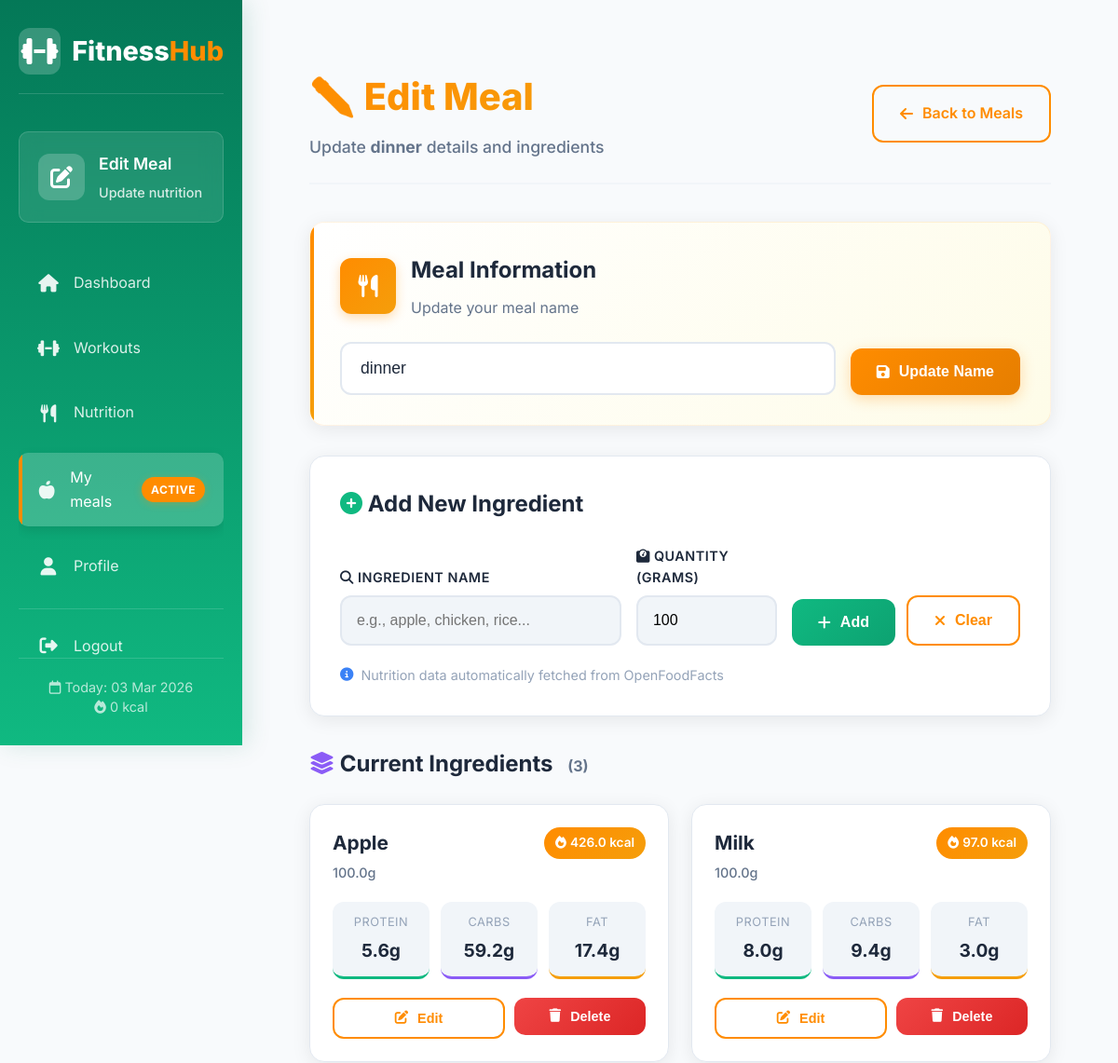
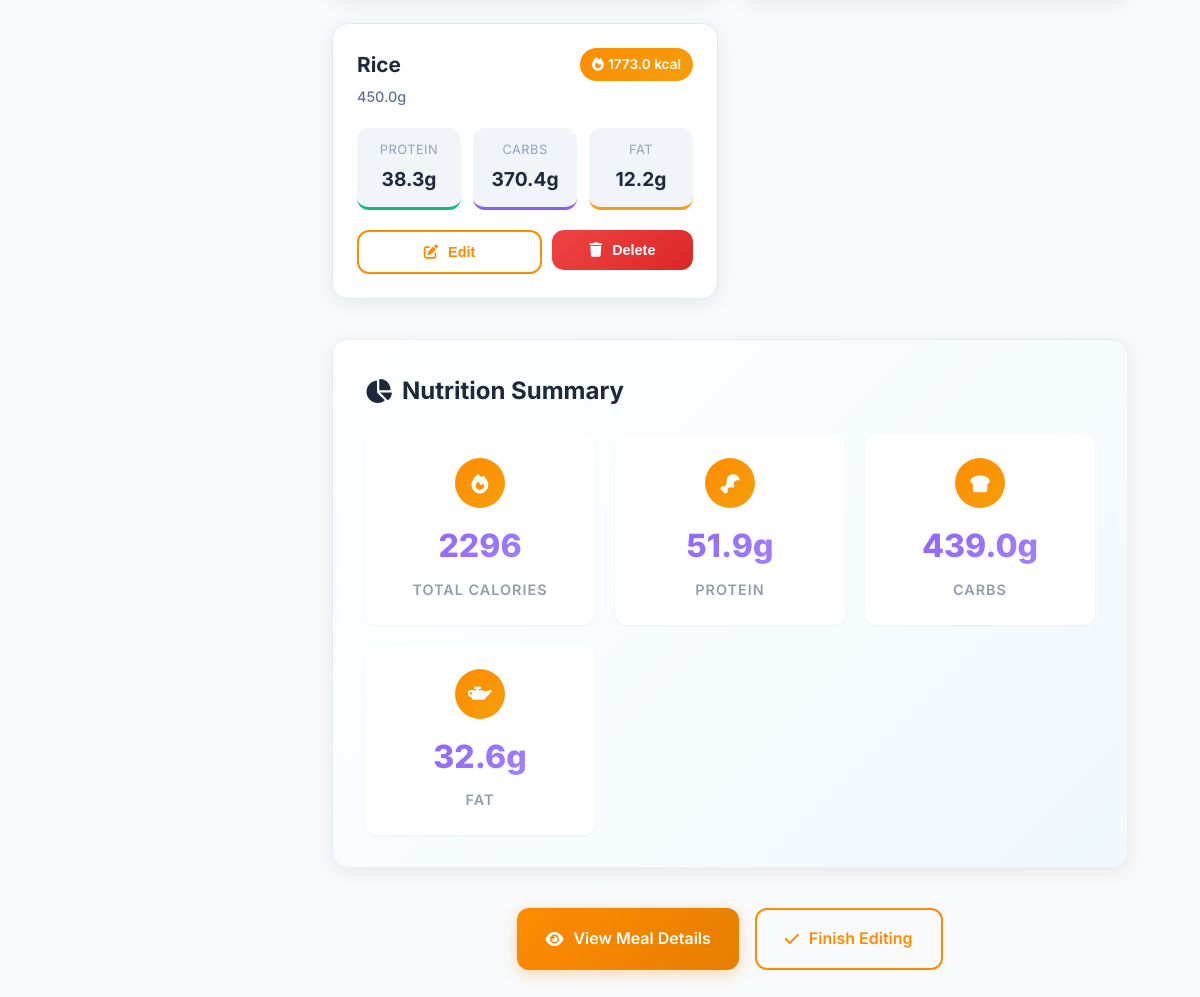
Page /meals/meal/121/edit/ (signed in) on the committed database (2 pictures, top to bottom).
### meals/models.py (models this page shows, shortened)
class Meal(models.Model):
    user = models.ForeignKey(User, on_delete=models.CASCADE)
    name = models.CharField(max_length=100)
    date = models.DateField(auto_now_add=True)
    total_calories = models.FloatField(default=0)

class Ingredient(models.Model):
    meal = models.ForeignKey(Meal, on_delete=models.CASCADE, related_name='ingredients')
    name = models.CharField(max_length=100)
    calories = models.FloatField(default=0)
    protein = models.FloatField(default=0)  # en grammes
    carbs = models.FloatField(default=0)    # en grammes
    fat = models.FloatField(default=0)      # en grammes
    quantity = models.FloatField(default=100)

### meals/views.py (the view, shortened to what this page needs)
# urls.py: path('meal/<int:meal_id>/edit/', views.edit_meal, name='edit_meal'),
@login_required
def edit_meal(request, meal_id):
    meal = get_object_or_404(Meal, id=meal_id, user=request.user)
    ingredients = meal.ingredients.all()
    totals = calculate_meal_totals(meal)
    return render(request, 'meals/edit_meal.html', {
        'meal': meal,
        'ingredients': ingredients,
        'total_calories': totals['calories'],
        'total_protein': totals['protein'],
        'total_carbs': totals['carbs'],
        'total_fat': totals['fat'],
    })

### meals/views.py (called while the page is built)
def calculate_meal_totals(meal):
    ingredients = meal.ingredients.all()
    return {
        'calories': max(0, round(sum(max(0, i.calories or 0) for i in ingredients), 2)),
        'protein': max(0, round(sum(max(0, i.protein or 0) for i in ingredients), 2)),
        'carbs': max(0, round(sum(max(0, i.carbs or 0) for i in ingredients), 2)),
        'fat': max(0, round(sum(max(0, i.fat or 0) for i in ingredients), 2)),
    }

### meals/templates/meals/edit_meal.html (shortened to what this page needs)
{% load static %}
<!DOCTYPE html>
<html lang="en">
<head>
    <link rel="stylesheet" href="{% static 'workouts/css/workout_plan2.css' %}">
    <link rel="stylesheet" href="{% static 'meals/css/edit_meal_modern.css' %}">
    <link rel="stylesheet" href="https://cdnjs.cloudflare.com/ajax/libs/font-awesome/6.4.0/css/all.min.css">
</head>
<body>
<div class="dashboard-container">
    <aside class="sidebar">
        <div class="logo">
            <i class="fas fa-dumbbell"></i>
            <h1>Fitness<span>Hub</span></h1>
        </div>
        <div class="user-info">
            <div class="goal-display">
                <div class="goal-icon">
                    <i class="fas fa-edit"></i>
                </div>
                <div>
                    <h3>Edit Meal</h3>
                    <p>Update nutrition</p>
                </div>
            </div>
        </div>
        <nav class="sidebar-nav">
            <div class="nav-item">
                <a href="{% url 'home' %}">
                    <i class="fas fa-home"></i>
                    <span>Dashboard</span>
                </a>
            </div>
            <div class="nav-item">
                <a href="{% url 'workout_plan' %}">
                    <i class="fas fa-dumbbell"></i>
                    <span>Workouts</span>
                </a>
            </div>
            <div class="nav-item">
                <a href="{% url 'nutrition:nutrition_plan' %}">
                    <i class="fas fa-utensils"></i>
                    <span>Nutrition</span>
                </a>
            </div>
            <div class="nav-item">
                <a href="{% url 'my_meals' %}" class="active">
                    <i class="fas fa-apple-alt"></i>
                    <span>My meals</span>
                    <span class="badge">Active</span>
                </a>
            </div>
            <div class="nav-item">
                <a href="{% url 'profile' %}">
                    <i class="fas fa-user"></i>
                    <span>Profile</span>
                </a>
            </div>
            <div class="nav-item logout-item">
                <form method="POST" action="{% url 'logout' %}" class="logout-form-sidebar">
                    <button type="submit" class="logout-button">
                        <i class="fas fa-sign-out-alt"></i>
                        <span>Logout</span>
                    </button>
                </form>
            </div>
        </nav>
        <div class="sidebar-footer">
            <p><i class="far fa-calendar"></i> Today: {% now "d M Y" %}</p>
            <p><i class="fas fa-fire"></i> {{ meal.total_calories|floatformat:0 }} kcal</p>
        </div>
    </aside>
    <main class="main-content">
        <div class="edit-container">
            <header class="edit-header animate-fade-in">
                <div class="edit-header-content">
                    <h1>✏️ Edit Meal</h1>
                    <p>Update <strong>{{ meal.name }}</strong> details and ingredients</p>
                </div>
                <div class="edit-header-actions">
                    <a href="{% url 'my_meals' %}" class="btn-modern btn-modern-outline">
                        <i class="fas fa-arrow-left"></i> Back to Meals
                    </a>
                </div>
            </header>
            <section class="meal-info-card animate-fade-in" style="animation-delay: 0.1s">
                <div class="meal-info-header">
                    <div class="meal-info-icon">
                        <i class="fas fa-utensils"></i>
                    </div>
                    <div style="flex: 1">
                        <h2 style="margin: 0 0 8px 0; color: var(--edit-text);">Meal Information</h2>
                        <p style="color: var(--edit-text-secondary); margin: 0;">Update your meal name</p>
                    </div>
                </div>
                <form method="POST" class="meal-name-form">
                    <input type="text"
                           name="meal_name"
                           value="{{ meal.name }}"
                           placeholder="Enter meal name..."
                           required>
                    <button type="submit" name="update_meal_name" class="btn-modern btn-modern-primary">
                        <i class="fas fa-save"></i> Update Name
                    </button>
                </form>
            </section>
            <section class="add-ingredient-card animate-fade-in" style="animation-delay: 0.2s">
                <h2 style="margin: 0 0 24px 0; color: var(--edit-text); font-size: 1.5rem;">
                    <i class="fas fa-plus-circle" style="color: var(--edit-success);"></i> Add New Ingredient
                </h2>
                <form method="POST" class="add-ingredient-form" id="addIngredientForm">
                    <div class="form-input-group">
                        <label for="ingredientInput"><i class="fas fa-search"></i> Ingredient Name</label>
                        <input type="text"
                               name="ingredient_name"
                               id="ingredientInput"
                               list="ingredientsList"
                               placeholder="e.g., apple, chicken, rice..."
                               autocomplete="off"
                               required>
                    </div>
                    <div class="form-input-group">
                        <label for="quantityInput"><i class="fas fa-weight"></i> Quantity (grams)</label>
                        <input type="number"
                               name="quantity"
                               id="quantityInput"
                               value="100"
                               min="1"
                               step="1"
                               required>
                    </div>
                    <div style="display: flex; align-items: flex-end; gap: 12px;">
                        <button type="submit" name="add_ingredient" class="btn-modern btn-modern-success">
                            <i class="fas fa-plus"></i> Add
                        </button>
                        <button type="button" class="btn-modern btn-modern-outline" onclick="clearIngredientInput()">
                            <i class="fas fa-times"></i> Clear
                        </button>
                    </div>
                </form>
                <p style="color: var(--edit-text-muted); margin: 20px 0 0 0; font-size: 0.9rem; display: flex; align-items: center; gap: 8px;">
                    <i class="fas fa-info-circle" style="color: var(--edit-info);"></i>
                    Nutrition data automatically fetched from OpenFoodFacts
                </p>
            </section>
            <section class="animate-fade-in" style="animation-delay: 0.3s">
                <div style="display: flex; justify-content: space-between; align-items: center; margin-bottom: 24px;">
                    <h2 style="margin: 0; color: var(--edit-text); font-size: 1.5rem;">
                        <i class="fas fa-layer-group" style="color: var(--edit-secondary);"></i> Current Ingredients
                        <span style="color: var(--edit-text-secondary); font-size: 1rem; margin-left: 10px;">
                            ({{ ingredients|length }})
                        </span>
                    </h2>
                </div>
                {% if ingredients %}
                    <div class="ingredients-grid-modern">
                        {% for ingredient in ingredients %}
                        <div class="ingredient-card-modern animate-slide-in" style="animation-delay: {{ forloop.counter0|add:"0.1" }}s">
                            <div class="ingredient-card-header">
                                <div>
                                    <div class="ingredient-name">{{ ingredient.name|title }}</div>
                                    <div class="ingredient-quantity">{{ ingredient.quantity }}g</div>
                                </div>
                                <span class="ingredient-calories-badge">
                                    <i class="fas fa-fire"></i> {{ ingredient.calories|floatformat:1 }} kcal
                                </span>
                            </div>
                            <div class="ingredient-macros">
                                <div class="macro-item macro-protein">
                                    <span class="macro-label">Protein</span>
                                    <span class="macro-value">{{ ingredient.protein|floatformat:1 }}g</span>
                                </div>
                                <div class="macro-item macro-carbs">
                                    <span class="macro-label">Carbs</span>
                                    <span class="macro-value">{{ ingredient.carbs|floatformat:1 }}g</span>
                                </div>
                                <div class="macro-item macro-fat">
                                    <span class="macro-label">Fat</span>
                                    <span class="macro-value">{{ ingredient.fat|floatformat:1 }}g</span>
                                </div>
                            </div>
                            <div class="ingredient-actions-modern">
                                <button type="button"
                                        class="btn-modern btn-modern-outline btn-modern-sm"
                                        onclick="openEditModal({{ ingredient.id }}, '{{ ingredient.name }}', {{ ingredient.quantity }})"
                                        style="flex: 1;">
                                    <i class="fas fa-edit"></i> Edit
                                </button>
                                <form action="{% url 'delete_ingredient' ingredient.id %}"
                                      method="POST"
                                      style="flex: 1; margin: 0;">
                                    <button type="submit"
                                            class="btn-modern btn-modern-danger btn-modern-sm"
                                            onclick="return confirm('Delete {{ ingredient.name }}?')"
                                            style="width: 100%;">
                                        <i class="fas fa-trash"></i> Delete
                                    </button>
                                </form>
                            </div>
                        </div>
                        {% endfor %}
                    </div>
                    <div class="nutrition-summary-modern animate-fade-in" style="animation-delay: 0.4s">
                        <h2><i class="fas fa-chart-pie"></i> Nutrition Summary</h2>
                        <div class="nutrition-stats">
                            <div class="nutrition-stat">
                                <div class="stat-icon">
                                    <i class="fas fa-fire"></i>
                                </div>
                                <div class="stat-value" id="nutritionSummaryTotalCalories">{{ total_calories|floatformat:0 }}</div>
                                <div class="stat-label">Total Calories</div>
                            </div>
                            <div class="nutrition-stat">
                                <div class="stat-icon">
                                    <i class="fas fa-drumstick-bite"></i>
                                </div>
                                <div class="stat-value" id="nutritionSummaryTotalProtein">{{ total_protein|floatformat:1 }}g</div>
                                <div class="stat-label">Protein</div>
                            </div>
                            <div class="nutrition-stat">
                                <div class="stat-icon">
                                    <i class="fas fa-bread-slice"></i>
                                </div>
                                <div class="stat-value" id="nutritionSummaryTotalCarbs">{{ total_carbs|floatformat:1 }}g</div>
                                <div class="stat-label">Carbs</div>
                            </div>
                            <div class="nutrition-stat">
                                <div class="stat-icon">
                                    <i class="fas fa-oil-can"></i>
                                </div>
                                <div class="stat-value" id="nutritionSummaryTotalFat">{{ total_fat|floatformat:1 }}g</div>
                                <div class="stat-label">Fat</div>
                            </div>
                        </div>
                    </div>
                {% endif %}
            </section>
            <div style="display: flex; gap: 16px; justify-content: center; margin-top: 40px;">
                <a href="{% url 'my_meals'  %}" class="btn-modern btn-modern-primary">
                    <i class="fas fa-eye"></i> View Meal Details
                </a>
                <a href="{% url 'my_meals' %}" class="btn-modern btn-modern-outline">
                    <i class="fas fa-check"></i> Finish Editing
                </a>
            </div>
        </div>
    </main>
</div>
</body>
</html>

### rows in the picture
Meal: total_calories "0", name "dinner", meal_name "dinner"
Ingredient: name "Apple", quantity "100.0", calories "426.0", protein "5.6", carbs "59.2", fat "17.4"
Ingredient: name "Milk", quantity "100.0", calories "97.0", protein "8.0", carbs "9.4", fat "3.0"
Ingredient: name "Rice", quantity "450.0", calories "1773.0", protein "38.3", carbs "370.4", fat "12.2"

### other values in the picture
{{ ingredients|length }} "3"
{{ total_calories|floatformat:0 }} "2296"
